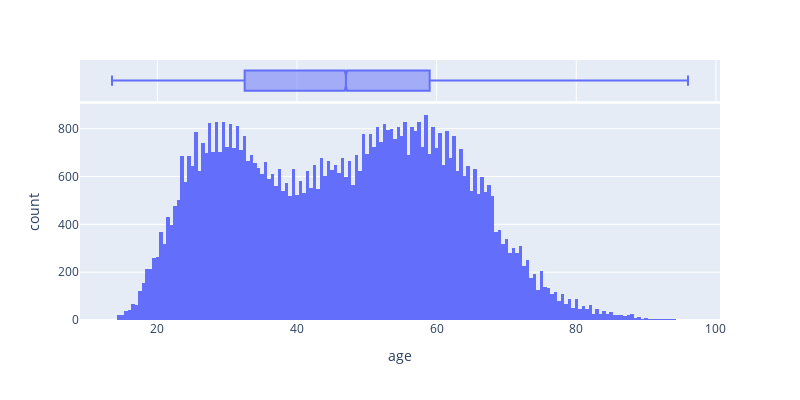

Notebook source saved alongside this figure:
### Code cell
# Display distribution
fig = px.histogram(df_demo, x="age", marginal="box")
fig.update_layout(height=400, width=800)
fig.show(config={'staticPlot': True})

### Figure 1 — Plotly figure (JSON) as saved in the notebook; plotly's stock layout.template omitted (floating-point values rounded to 4 significant figures; data arrays with more than 128 entries replaced by an {"elided": "..."} marker saying what was removed)
{"data": [{"alignmentgroup": "True", "bingroup": "x", "hovertemplate": "age=%{x}<br>count=%{y}<extra></extra>", "legendgroup": "", "marker": {"color": "#636efa", "pattern": {"shape": ""}}, "name": "", "offsetgroup": "", "orientation": "v", "showlegend": false, "type": "histogram", "x": {"elided": "70609 float values"}, "xaxis": "x", "yaxis": "y"}, {"alignmentgroup": "True", "hovertemplate": "age=%{x}<extra></extra>", "legendgroup": "", "marker": {"color": "#636efa"}, "name": "", "notched": true, "offsetgroup": "", "showlegend": false, "type": "box", "x": {"elided": "70609 float values"}, "xaxis": "x2", "yaxis": "y2"}], "layout": {"barmode": "relative", "height": 400, "legend": {"tracegroupgap": 0}, "margin": {"t": 60}, "width": 800, "xaxis": {"anchor": "y", "domain": [0, 1], "title": {"text": "age"}}, "xaxis2": {"anchor": "y2", "domain": [0, 1], "matches": "x", "showgrid": true, "showticklabels": false}, "yaxis": {"anchor": "x", "domain": [0, 0.8316], "title": {"text": "count"}}, "yaxis2": {"anchor": "x2", "domain": [0.8416, 1], "matches": "y2", "showgrid": false, "showline": false, "showticklabels": false, "ticks": ""}}}
